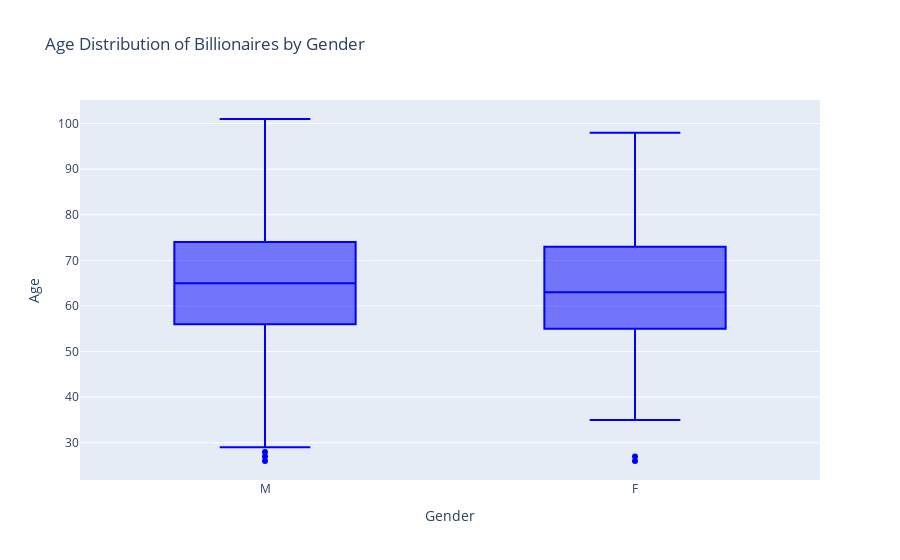

Notebook cell for this chart:
### Code cell
# plot 4 - age distribution of billionaires by gender
fig4 = px.box(df, x="gender", y="age", title="Age Distribution of Billionaires by Gender",
              color_discrete_sequence=['blue', 'red'])
fig4.update_xaxes(title="Gender")
fig4.update_yaxes(title="Age")
fig4.show()

### Figure 1 — Plotly figure (JSON) as saved in the notebook; plotly's stock layout.template omitted (floating-point values rounded to 4 significant figures; data arrays with more than 128 entries replaced by an {"elided": "..."} marker saying what was removed)
{"data": [{"alignmentgroup": "True", "hovertemplate": "gender=%{x}<br>age=%{y}<extra></extra>", "legendgroup": "", "marker": {"color": "blue"}, "name": "", "notched": false, "offsetgroup": "", "orientation": "v", "showlegend": false, "type": "box", "x": {"elided": "2395 str values"}, "x0": " ", "xaxis": "x", "y": {"elided": "2395 int values"}, "y0": " ", "yaxis": "y"}], "layout": {"boxmode": "group", "legend": {"tracegroupgap": 0}, "title": {"text": "Age Distribution of Billionaires by Gender"}, "xaxis": {"anchor": "y", "domain": [0, 1], "title": {"text": "Gender"}}, "yaxis": {"anchor": "x", "domain": [0, 1], "title": {"text": "Age"}}}}
